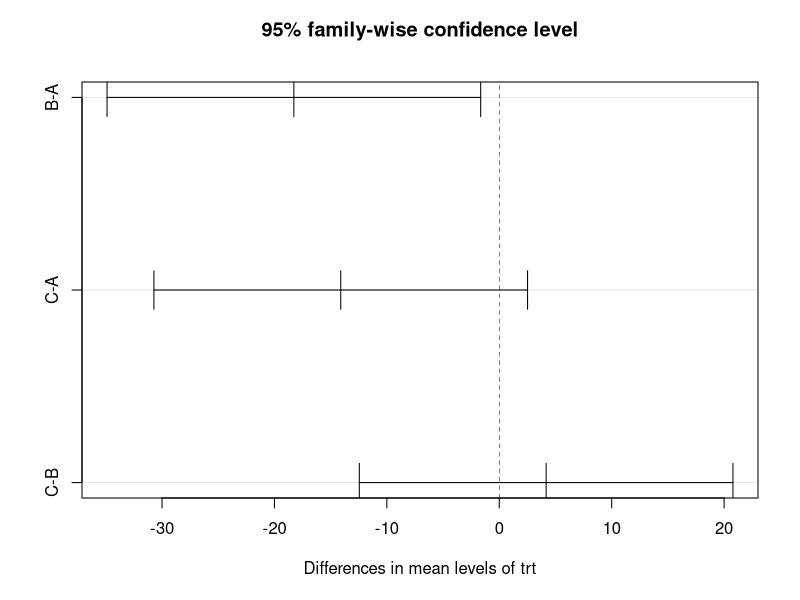
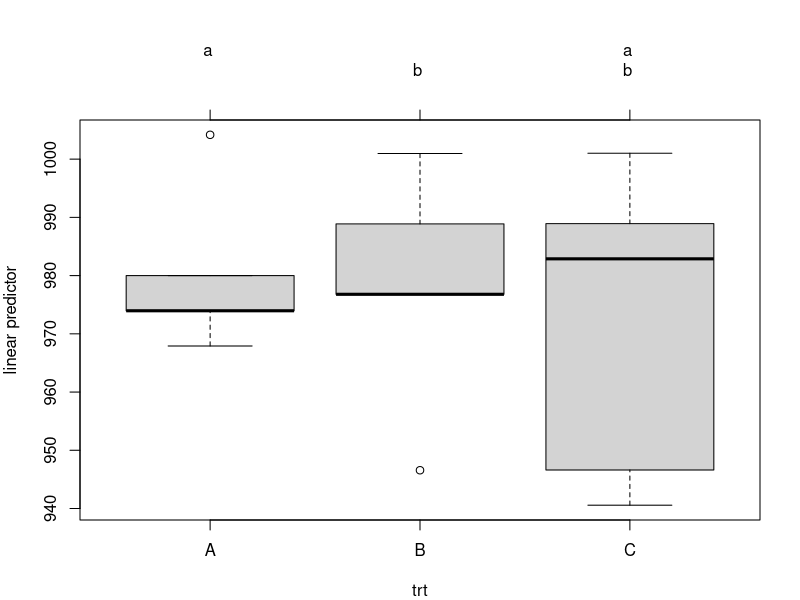

Here is the R script that generated these plots, in order:
#https://github.com/LambdaLambdaLambda/Stat-R-UNIPD/blob/master/scripts/anova5.md

rm(list = ls())

gain<-data.frame(trt=c("A","A","A","A","A",
                       "B","B","B","B","B",
                       "C","C","C","C","C"),
                 in_weight=c(350,400,360,350,340,
                             390,340,410,430,390,
                             400,320,330,390,420),
                 gain=c(970,1000,980,980,970,
                        990, 950,980,990,980,
                        990,940,930,1000,1000),
                 stringsAsFactors = TRUE)
gain

contrasts(gain$trt)<-contr.SAS

#gain as a function of in_weight and trt
tm<-lm(gain ~ in_weight + trt, data=gain) # Fit the linear model
summary(tm) 
fm<-aov(gain ~ in_weight + trt, data=gain) # Fit the ANOVA type I
summary(fm) #ANOVA table

#the covariate takes always one degree of freedom
#F-statistic: 19.34 on 3 and 11 DF,  p-value: 0.0001078
# there are 2 factors 

car::Anova(tm,type="III") #Anova table with SS III

TukeyHSD(fm,"trt")         # Tukey test for multiple comparisons
plot(TukeyHSD(fm,"trt"))   # Plot for tukey test
aggregate(gain$gain, by=list(gain$trt), FUN = mean) # Means by group
lsmeans::lsmeans(tm,"trt")          #LSM for treatment

library(multcomp)
par(mar=c(4,4,6,2)) # Change parameters for the plot margins
tuk <- multcomp::glht(fm, linfct=multcomp::mcp(trt="Tukey")) # Fit the general Linear Hypotheses
plot(multcomp::cld(tuk, level=0.05),col="lightgrey") # Plot the mean differences



# B-A -18.273292 -34.89314 -1.653444 0.0315687

# Only the difference between A and B is significant because the p-value is < 0.05
# and the interval [lwr, upr] does not contain 0 inside the 95% confidence interval
